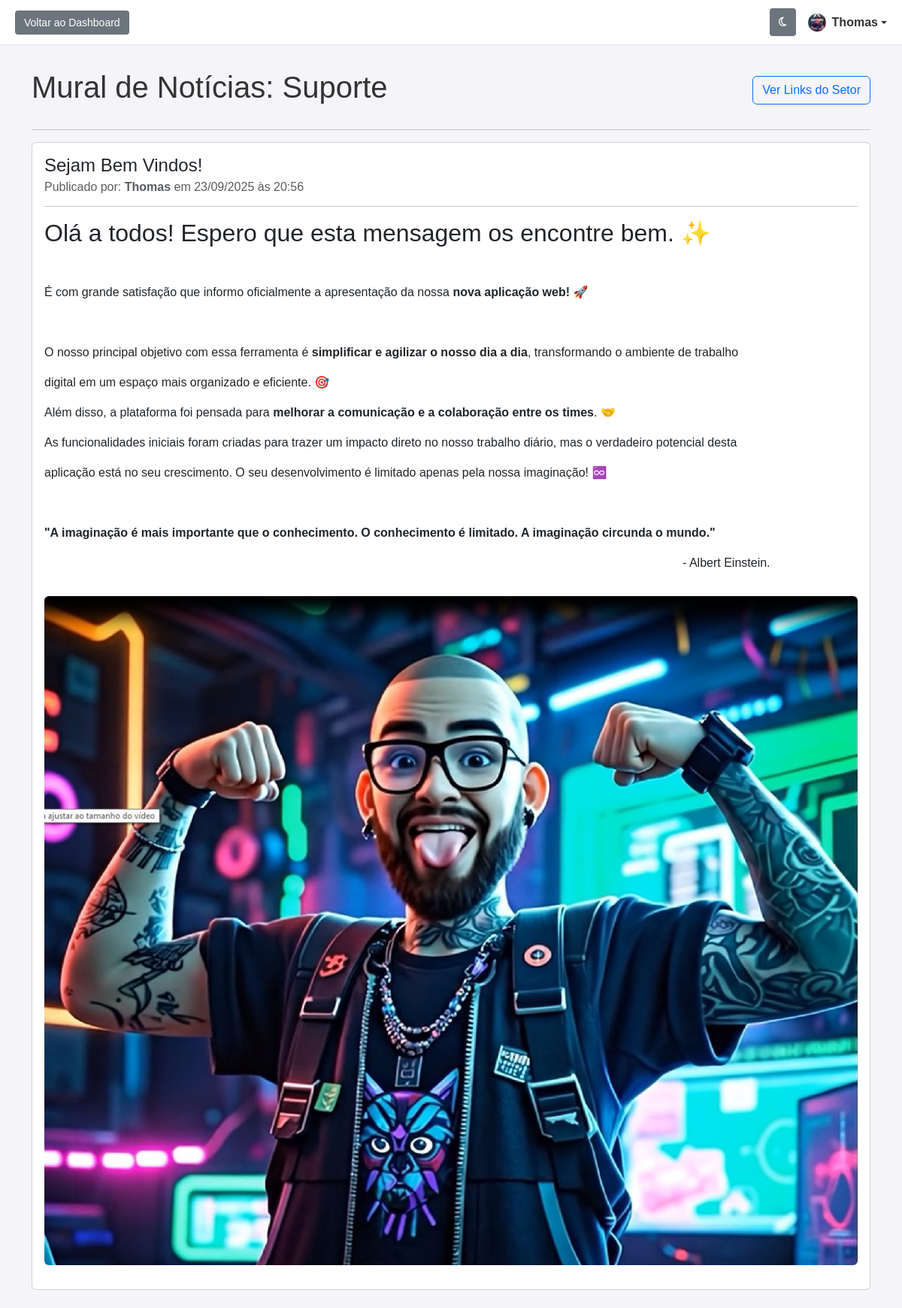
The app's page /setor/Suporte/home (signed in) with its own data.
### app.py (models this page shows, shortened)
class User(db.Model, UserMixin):
    id = db.Column(db.Integer, primary_key=True)
    email = db.Column(db.String(120), unique=True, nullable=False)
    password_hash = db.Column(db.String(60), nullable=False)
    is_admin = db.Column(db.Boolean, nullable=False, default=False)
    name = db.Column(db.String(120), nullable=True)
    bio = db.Column(db.Text, nullable=True)
    profile_image_filename = db.Column(db.String(100), nullable=True)
    sectors = db.relationship('Sector', secondary=user_sectors_association, lazy='subquery',
                              back_populates='users')
    posts = db.relationship('Post', back_populates='author', lazy=True)
    read_posts = db.relationship('Post', secondary=user_read_posts, lazy='subquery',
                                backref=db.backref('read_by_users', lazy=True))

class Sector(db.Model):
    id = db.Column(db.Integer, primary_key=True)
    name = db.Column(db.String(100), unique=True, nullable=False)
    order_index = db.Column(db.Integer, nullable=False, default=0) # <-- Adicionar
    subcategories = db.relationship('Subcategory', back_populates='sector', lazy=True, cascade="all, delete-orphan")
    users = db.relationship('User', secondary=user_sectors_association, lazy='subquery',
                            back_populates='sectors')
    posts = db.relationship('Post', secondary=post_sectors_association, lazy='dynamic',
                            back_populates='sectors')

class Post(db.Model):
    id = db.Column(db.Integer, primary_key=True)
    title = db.Column(db.String(200), nullable=False)
    content = db.Column(db.Text, nullable=False)
    image_filename = db.Column(db.String(100), nullable=True)
    is_pinned = db.Column(db.Boolean, nullable=False, default=False)
    timestamp = db.Column(db.DateTime, nullable=False, default=datetime.utcnow)
    order_index = db.Column(db.Integer, nullable=False, default=0)
    sectors = db.relationship('Sector', secondary=post_sectors_association, lazy='subquery',
                              back_populates='posts')
    author_id = db.Column(db.Integer, db.ForeignKey('user.id'), nullable=False)
    author = db.relationship('User', back_populates='posts')

### app.py (the view)
@app.route('/setor/<string:sector_name>/home')
@login_required
def view_sector_home(sector_name):
    sector = Sector.query.filter_by(name=sector_name).first_or_404()
    posts = sector.posts.order_by(Post.is_pinned.desc(), Post.timestamp.desc()).all()
    for post in posts:
        if post not in current_user.read_posts:
            current_user.read_posts.append(post)
    db.session.commit()
    return render_template('sector_home.html', current_sector=sector, posts=posts)

### app.py (called while the page is built)
@login_manager.user_loader
def load_user(user_id):
    return db.session.get(User, int(user_id))

### templates/sector_home.html (shortened to what this page needs)
<!DOCTYPE html>
<html lang="pt-br">
<head>
    <link href="https://cdn.jsdelivr.net/npm/bootstrap@5.3.2/dist/css/bootstrap.min.css" rel="stylesheet">
    <link rel="stylesheet" href="https://cdnjs.cloudflare.com/ajax/libs/font-awesome/4.7.0/css/font-awesome.min.css">
</head>
<body>
    <header class="header">
        <div>
             <a href="{{ url_for('dashboard') }}" class="admin-button">Voltar ao Dashboard</a>
        </div>
        <div class="d-flex align-items-center gap-3">
             <a href="#" id="darkModeToggleUser" class="admin-button" title="Alternar Modo Escuro"><i class="fa fa-moon-o"></i></a>
            <div class="dropdown">
                <a href="#" class="d-flex align-items-center dropdown-toggle text-decoration-none" id="userMenuButton" data-bs-toggle="dropdown" aria-expanded="false" style="color: var(--text-color);">
                    {% if current_user.profile_image_filename %}
                        <img src="{{ url_for('static', filename='uploads/' + current_user.profile_image_filename) }}"
                             class="rounded-circle" style="width: 24px; height: 24px; object-fit: cover; margin-right: 8px;">
                    {% endif %}
                    <strong>{{ current_user.name or current_user.email }}</strong>
                </a>
            </div>
        </div>
    </header>
    <div class="container mt-4">
        <div class="d-flex justify-content-between align-items-center mb-4">
            <h1>Mural de Notícias: {{ current_sector.name }}</h1>
            <div>
                <a href="{{ url_for('view_sector_dashboard', sector_name=current_sector.name) }}" class="btn btn-outline-primary">Ver Links do Setor</a>
            </div>
        </div>
        <hr>
        {% if posts %}
            {% for post in posts %}
                <div class="card mb-4">
                    <div class="card-body">
                        <h4 class="card-title">{{ post.title }}</h4>
                        <h6 class="card-subtitle mb-2 text-muted">
                            Publicado por: <strong>{{ post.author.name or post.author.email }}</strong> em {{ post.timestamp.strftime('%d/%m/%Y às %H:%M') }}
                        </h6>
                        <hr>
                        <div class="card-text">
                            {{ post.content | safe }}
                        </div>
                        {% if post.image_filename %}
                            <img src="{{ url_for('static', filename='uploads/' + post.image_filename) }}" class="img-fluid rounded my-3" alt="Imagem da notícia">
                        {% endif %}
                    </div>
                </div>
            {% endfor %}
        {% else %}
            <div class="alert alert-info">
                Ainda não há nenhuma notícia ou comunicado para este setor.
            </div>
        {% endif %}
    </div>
</body>
</html>

### templates/sector_home.html (style rules this page uses)
:root { --bg-color: #f4f4f9; --header-bg: #ffffff; --card-bg: #ffffff; --text-color: #333; --border-color: #dee2e6; }
body { background-color: var(--bg-color); color: var(--text-color); font-family: sans-serif; transition: background-color 0.2s, color 0.2s; }
.header { background-color: var(--header-bg); padding: 0 20px; border-bottom: 1px solid var(--border-color); display: flex; justify-content: space-between; align-items: center; height: 60px; margin-bottom: 2rem; }
.admin-button { background-color: #6c757d; color: white !important; padding: 8px 12px; border: none; border-radius: 4px; cursor: pointer; text-decoration: none; font-size: 14px; }

### records on screen
User: profile_image_filename (picture), name "Thomas"
Sector: name "Suporte"
Post: title "Sejam Bem Vindos!", author "Thomas", timestamp "23/09/2025 às 20:56", content "Olá a todos! Espero que esta mensagem os encontre bem. ✨ É com grande satisfação que informo oficialmente a apresentação da nossa nova aplicação web! 🚀 O nosso principal objetivo com essa ferramenta é simplificar e agilizar o nosso dia a dia , transformando o ambiente de trabalho digital em um espaço mais organizado e eficiente. 🎯 Além disso, a plataforma foi pensada para melhorar a comunicação e a colaboração entre os times . 🤝 As funcionalidades iniciais foram criadas para trazer um impacto direto no nosso trabalho diário, mas o verdadeiro potencial desta aplicação está no seu crescimento. O seu desenvolvimento é limitado apenas pela nossa imaginação! ♾️ \"A imaginação é mais importante…", image_filename (picture)
